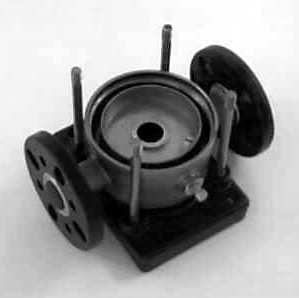
#> input picture Python Series/Lec 6/Pt. 2 Images/data/wheel.png, 299 x 298 px
$ jupyter execute 'Lecture 06_09_Edge Detection.ipynb'   (shell and % lines are left out)   (older library calls are emulated)
#> lines starting #> are read from the running program, lines starting #| are printed output that depends on the picture; after the words box and inside, x2 and y2 are one past the last pixel; in counts of white or black regions, pixels touching at a corner belong together
<a href="https://vigneashpandiyan.github.io/publications/Codes/" target="_blank" rel="noopener noreferrer">
  <img src="https://vigneashpandiyan.github.io/images/Link.png"
       style="max-width: 800px; width: 100%; height: auto;">
</a>

[cell 1]
import numpy as np
import cv2 # OpenCV-Python
import matplotlib.pyplot as plt

[cell 2]
# Load an image into grayscale
input_image = cv2.imread('data/wheel.png', cv2.IMREAD_GRAYSCALE)  # input_image: 2-dim array
#> input_image is the input picture: shape (298, 299); min 0, max 255, mean 151.6
print('dtype: ' + str(input_image.dtype))
#| dtype: uint8
print('shape: ' + str(input_image.shape))
#| shape: (298, 299)

plt.imshow(input_image, cmap='gray')  # Make sure that the plot is drawn in grayscale

[cell 3]
ddepth = cv2.CV_64F  # 64-bit float output
dx = 1  # First-order derivative in x-direction
dy = 0  # NO derivative in y-direction
sobelx = cv2.Sobel(input_image, ddepth, dx, dy)
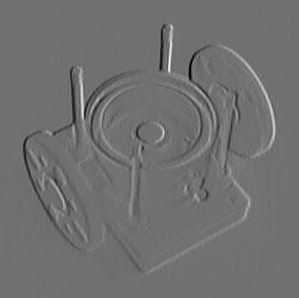
#> sobelx: shape (298, 299) float64; min -754, max 953, mean 0; drawn with min black and max white

plt.imshow(sobelx, cmap='gray')

[cell 4]
# sobel operations and its magnitudes
sobelx = cv2.Sobel(input_image, cv2.CV_64F, 1, 0)
sobely = cv2.Sobel(input_image, cv2.CV_64F, 0, 1)
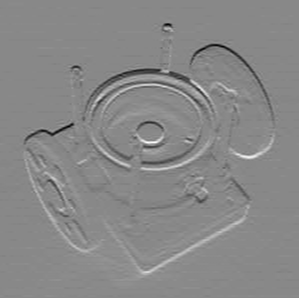
#> sobely: shape (298, 299) float64; min -662, max 575, mean -0.9; drawn with min black and max white
sobel = cv2.sqrt(cv2.addWeighted(cv2.pow(sobelx, 2.0), 1.0, cv2.pow(sobely, 2.0), 1.0, 0.0))
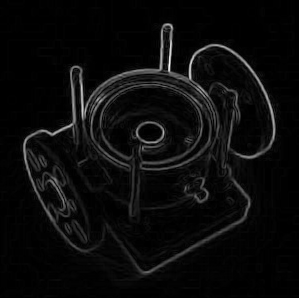
#> sobel: shape (298, 299) float64; min 0, max 955.8, mean 42.9; drawn with min black and max white

plt.figure(figsize=(6, 6));
plt.subplot(2, 2, 1); plt.title('Input image'); plt.axis('off');
plt.imshow(input_image, cmap='gray');
plt.subplot(2, 2, 2); plt.title('Sobel x operation'); plt.axis('off');
plt.imshow(cv2.absdiff(sobelx, 0.0), cmap='gray')
plt.subplot(2, 2, 3); plt.title('Sobel y operation'); plt.axis('off');
plt.imshow(cv2.absdiff(sobely, 0.0), cmap='gray');
plt.subplot(2, 2, 4); plt.title('Sobel intensity'); plt.axis('off');
plt.imshow(sobel, cmap='gray');
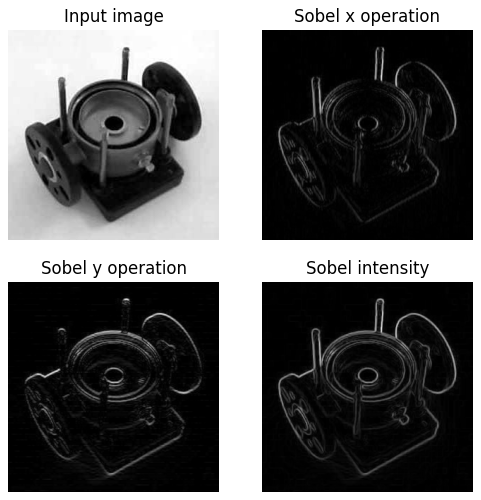
#> figure drawn by matplotlib, 4 panels

[cell 5]
# Canny edge detection
threshold1 = 100
threshold2 = 200
canny = cv2.Canny(input_image, threshold1, threshold2)
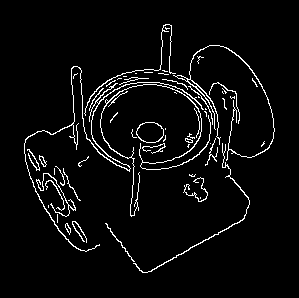
#> canny: shape (298, 299); 4.4% white in thin lines or dots, all inside (x1, y1, x2, y2) = (24, 24, 275, 273)

plt.imshow(canny, cmap='gray')

[cell 6]
# Edge detections with the various thresholds
canny1 = cv2.Canny(input_image, 50, 150)
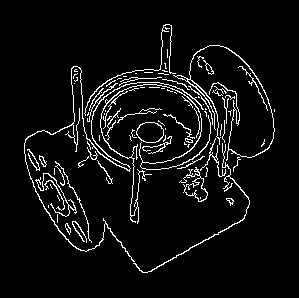
#> canny1: shape (298, 299); 5.8% white in thin lines or dots, all inside (x1, y1, x2, y2) = (24, 24, 275, 273)
canny2 = cv2.Canny(input_image, 100, 200)
canny3 = cv2.Canny(input_image, 150, 250)
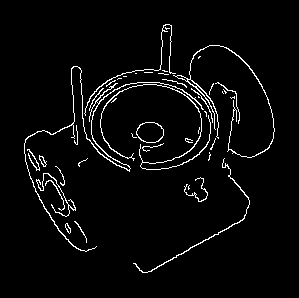
#> canny3: shape (298, 299); 3.7% white in thin lines or dots, all inside (x1, y1, x2, y2) = (24, 24, 275, 273)

plt.figure(figsize=(9, 3));
plt.subplot(1, 3, 1); plt.title('Canny 50/150'); plt.axis('off');
plt.imshow(canny1, cmap='gray');
plt.subplot(1, 3, 2); plt.title('Canny 100/200'); plt.axis('off');
plt.imshow(canny2, cmap='gray');
plt.subplot(1, 3, 3); plt.title('Canny 150/250'); plt.axis('off');
plt.imshow(canny3, cmap='gray');
